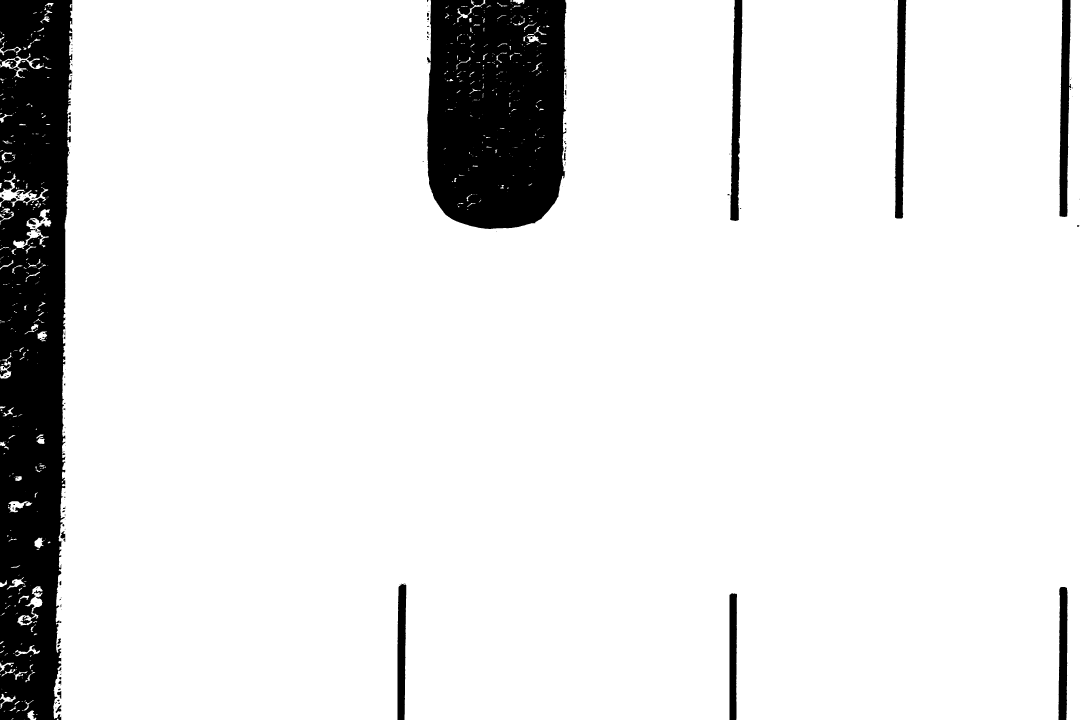
#> input picture images/test.png, 4320 x 2880 px (shown at 1/4 size)
$ python opencv.py
#> lines starting #> are read from the running program, lines starting #| are printed output that depends on the picture
import cv2
import numpy as np

image = cv2.imread('images/test.png', cv2.IMREAD_GRAYSCALE)
#> image: shape (2880, 4320); min 0, max 255, mean 228.7
image = cv2.rotate(image, cv2.ROTATE_90_CLOCKWISE)
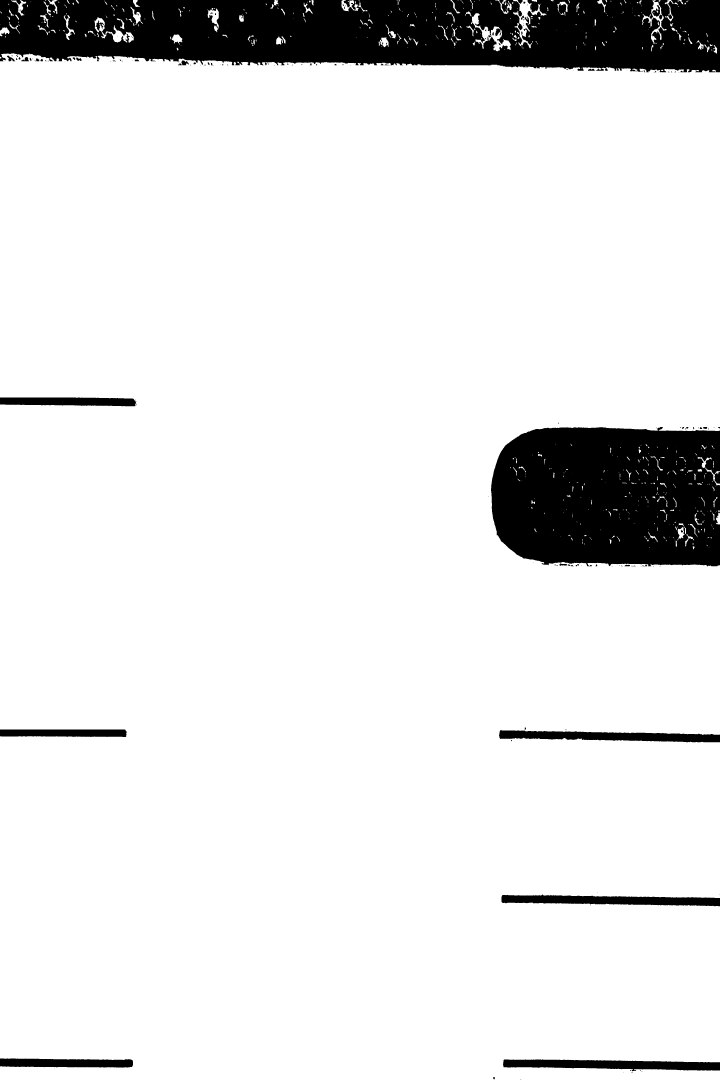
#> image: shape (4320, 2880) (shown at 1/4 size); min 0, max 255, mean 228.7
down_width = 300
down_height = 200
down_points = (down_width, down_height)
image = cv2.resize(image, down_points, interpolation= cv2.INTER_LINEAR)
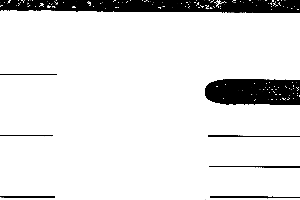
#> image: shape (200, 300); min 0, max 255, mean 228.8
#cv2.imshow('Resized Up image by defining scaling factor', image)
#cv2.waitKey()

np_img = np.asarray(image)

height, width = np_img.shape
#> height = 200; width = 300

print(height)
#| 200
print(width)
#| 300
